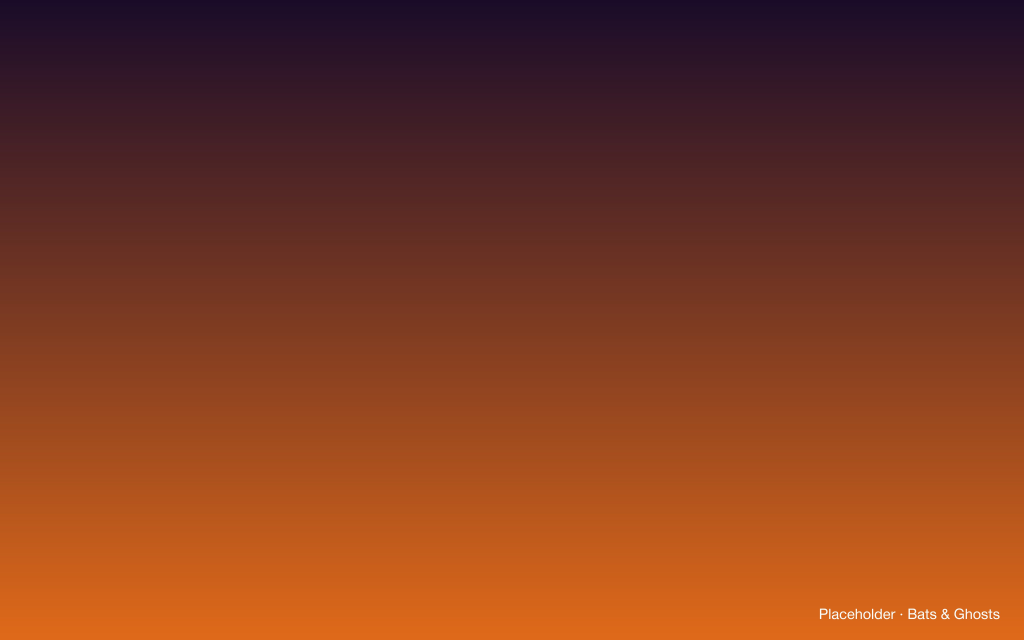
#> input picture images/batsAndGhosts.jpg, 5120 x 3200 px, given in place of WatermarkLogo.png, which was not available (shown at 1/5 size)
$ python -i generate.py   (imports and definitions only)
#> lines starting #> are read from the running program, lines starting #| are printed output that depends on the picture; pictures that were not available may be replaced by others from this repository, and a replacement may not be noted
#!/usr/bin/python3
"""Generate wallpapers with fal.ai (FLUX 1.1 Pro Ultra) and stamp the logo.

Usage:
  tools/generate.py snow                 one scene
  tools/generate.py snow fog rain        several scenes
  tools/generate.py --all                every scene in prompts.json
  tools/generate.py --watermark-only X   re-stamp images/X.jpg from raw/X.jpg

The fal key is read from the login keychain (account fal.ai-api-key, the
item Wallz created) and is never printed. Each image costs $0.06.

Raw, unstamped results are kept in raw/<scene>.jpg (git-ignored) so the
logo can be re-applied without regenerating. Run tools/build_manifest.py
afterwards to refresh thumbs/ and manifest.json.
"""
import json, os, subprocess, sys, time, urllib.request, urllib.error
from PIL import Image, ImageFilter

ROOT = os.path.dirname(os.path.dirname(os.path.abspath(__file__)))
TOOLS = os.path.dirname(os.path.abspath(__file__))
MODEL = "fal-ai/flux-pro/v1.1-ultra"
QUEUE = "https://queue.fal.run"

# Same geometry as Wallz/ImageStore.swift: logo in the lower-right corner of
# the region a 16:10 Mac display shows after fill scaling.
LOGO_WIDTH_FRACTION = 0.035
LOGO_MARGIN_FRACTION = 0.018        # inset from the bottom edge
LOGO_RIGHT_INSET_FRACTION = 0.08    # inset from the right edge, clear of a Dock in the corner
TARGET_SCREEN_ASPECT = 16 / 10


# [72 lines left out: functions keychain_key, request, generate, letterboxed, generate_clean, not called in this run]


def visible_rect(width, height):
    """Part of the image a TARGET_SCREEN_ASPECT display shows after fill scaling."""
    vis_w = min(width, height * TARGET_SCREEN_ASPECT)
    vis_h = min(height, width / TARGET_SCREEN_ASPECT)
    return ((width - vis_w) / 2, (height - vis_h) / 2, vis_w, vis_h)


def watermark(src_path, dst_path):
#> called with src_path = '../images/batsAndGhosts.jpg', dst_path = 'out.png'
    logo = Image.open(os.path.join(TOOLS, "WatermarkLogo.png")).convert("RGBA")
    base = Image.open(src_path).convert("RGBA")
    w, h = base.size
#> w = 5120; h = 3200
    vx, vy, vw, vh = visible_rect(w, h)
#> vx = 0; vy = 0; vw = 5120; vh = 3200

    logo_w = max(48, int(round(vw * LOGO_WIDTH_FRACTION)))
#> logo_w = 179
    logo_h = int(round(logo_w * logo.height / logo.width))
#> logo_h = 112
    margin = vw * LOGO_MARGIN_FRACTION
#> margin = 92.16
    x = int(round(vx + vw - vw * LOGO_RIGHT_INSET_FRACTION - logo_w))
#> x = 4531
    y = int(round(vy + vh - margin - logo_h))   # PIL y grows downward
#> y = 2996
    logo = logo.resize((logo_w, logo_h), Image.LANCZOS)
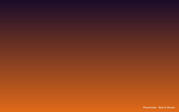
#> logo: PIL image 179x112 RGBA; mean R, G, B, A 124.6, 58.6, 33.7, 255

    # Soft shadow: offset down 3% of logo width, blur 12%, 45% black, as in Wallz.
    pad = int(logo_w * 0.5)
#> pad = 89
    shadow = Image.new("RGBA", (logo_w + 2 * pad, logo_h + 2 * pad), (0, 0, 0, 0))
#> shadow: PIL image 357x290 RGBA; every value is 0
    alpha = logo.split()[3].point(lambda a: int(a * 0.45))
#> alpha: PIL image 179x112 L; every value is 114
    shadow.paste((0, 0, 0, 255), (pad, pad + int(logo_w * 0.03)), alpha)
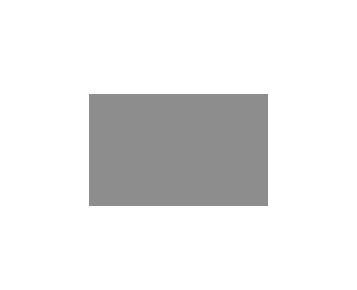
#> shadow: PIL image 357x290 RGBA; mean R, G, B, A 0, 0, 0, 22.1; transparent parts drawn white
    shadow = shadow.filter(ImageFilter.GaussianBlur(logo_w * 0.12))
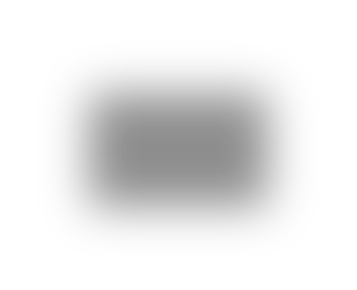
#> shadow: PIL image 357x290 RGBA; mean R, G, B, A 0, 0, 0, 22.1; transparent parts drawn white

    base.alpha_composite(shadow, (x - pad, y - pad))
    base.alpha_composite(logo, (x, y))
    base.convert("RGB").save(dst_path, "JPEG", quality=92, optimize=True, progressive=True)


# [30 lines left out: function main, not called in this run]


# [2 lines not run here, left out]

>>> result = watermark('../images/batsAndGhosts.jpg', 'out.png')
